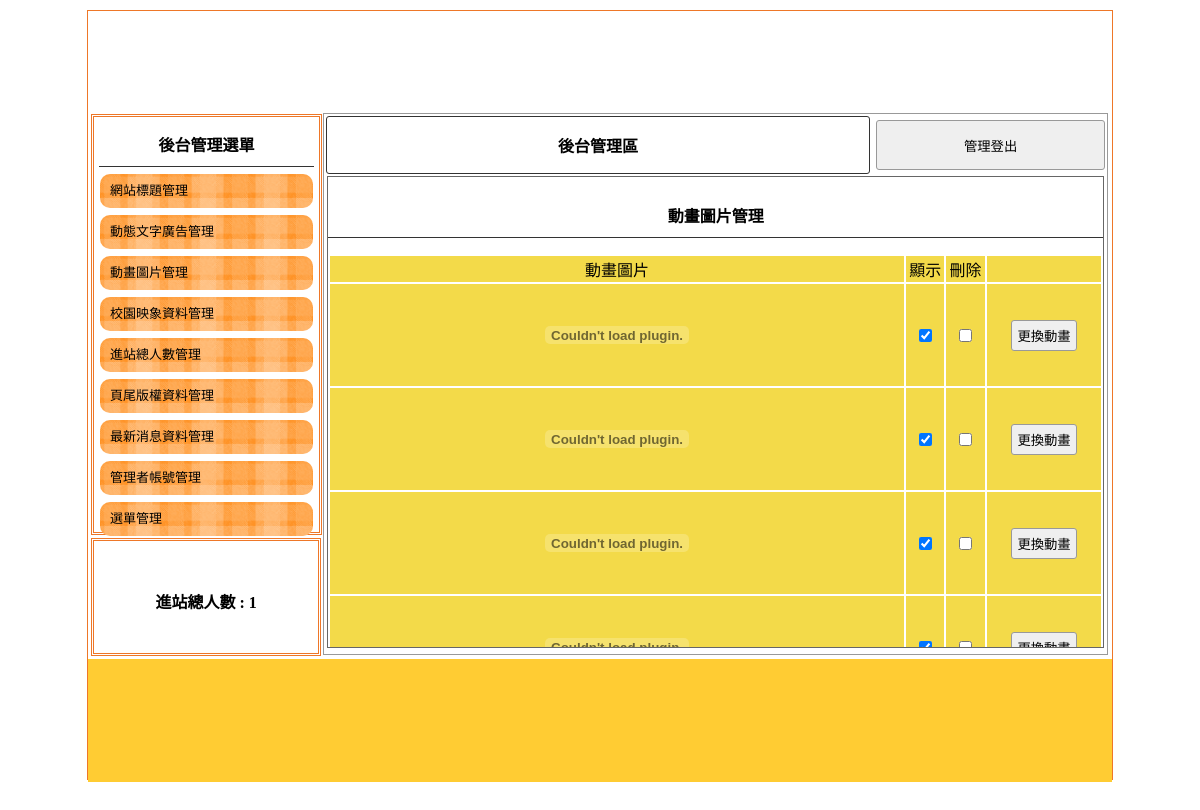
The app's page /admin.php?do=admin&redo=mvim with its own data.
### tables this page shows
CREATE TABLE `mvim` (
  `mvim_seq` int(10) UNSIGNED NOT NULL,
  `mvim_img` text NOT NULL,
  `mvim_display` int(2) NOT NULL
);

### a_mvim.php (the view, shortened to what this page needs)
<?php
$sql = "select * from mvim ";
$c1  = mysqli_query($link,$sql);
$c2  = mysqli_fetch_assoc($c1);
?>
<div style="width:99%; height:87%; margin:auto; overflow:auto; border:#666 1px solid;">
                                    <p class="t cent botli">動畫圖片管理</p>
        <form method="post"  action="">
    <table width="100%">
    	<tbody><tr class="yel">
        	<td width="75%">動畫圖片</td><td width="5%">顯示</td><td width="5%">刪除</td><td width="15%"></td>
                    </tr>
                    <?php do{ ?>
                    <tr class="yel">
                    <td width="75%"><embed src='img/<?=$c2["mvim_img"]?>' width="200" height="100" ></embed></td>
                    <td width="5%"><input type="checkbox" name="display[]" value="<?=$c2["mvim_seq"]?>" <?php if($c2["mvim_display"] == 1){ echo "checked='checked'"; } ?> ></td>
                    <td width="5%"><input type="checkbox" name="del[]" value="<?=$c2["mvim_seq"]?>" > </td>
                    <td width="15%"><input type="button" onclick="op(&#39;#cover&#39;,&#39;#cvr&#39;,&#39;a_mvim_update.php?do=mvim&seq=<?=$c2["mvim_seq"]?>&#39;)" value="更換動畫"></td>
                    </tr>
                    <?php }while($c2  = mysqli_fetch_assoc($c1)) ?>
    </tbody></table>
        </form>
                                    </div>
                                                </div>

### Management page_files/css.css (style rules this page uses)
body { padding:0px; margin:0px; }
.t { font-weight:800; display:block; text-align:center; padding:10px 1px 10px 1px; }
.botli { border-bottom:#333 1px solid; }
.cent { text-align:center; }
input,button { border:#999 1px solid; border-radius:3px; background:#EFEFEF; padding:5px; margin:3px; }
.yel td { background:#F3DA49; text-align:center; }

### records on screen
mvim: mvim_display "☑"
mvim: mvim_display "☑"
mvim: mvim_display "☑"
mvim: mvim_display "☑"
